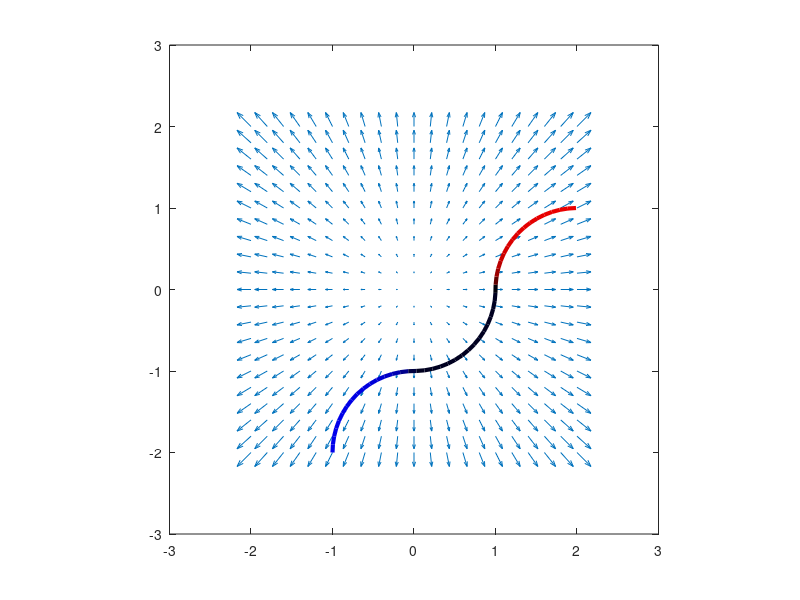

The MATLAB script that drew this image:
clear;
clc;
format;


% Example 1:
% [x, y] = meshgrid(-2.0:0.2:2.0, -2.0:0.2:2.0);
% 
% F_x = zeros(size(x)) + 3;
% F_y = zeros(size(x)) + 4;


% Example 2: 
% [x, y] = meshgrid(-2.0:0.2:2.0, -2.0:0.2:2.0);
% 
% F_x = zeros(size(x)) + 1;
% F_y = x - 1;


% Example 3: 
% [x, y] = meshgrid(-2.0:0.2:2.0, -2.0:0.2:2.0);
% 
% F_x = x;
% F_y = y;


% Example 4:
% [x, y] = meshgrid(-2.0:0.2:2.0, -2.0:0.2:2.0);
% 
% F_x = y;
% F_y = x;


% Example 5:
% [x, y] = meshgrid(-2.0:0.2:2.0, -2.0:0.2:2.0);
% 
% F_x = -y;
% F_y = x;


% Example 6:
% [x, y] = meshgrid(-2.0:0.2:2.0, -2.0:0.2:2.0);
% 
% F_x = x - y;
% F_y = y + x;


% Example 7:
% [x, y] = meshgrid(-2.0:0.2:2.0, -2.0:0.2:2.0);
% 
% F_x = x./sqrt(x.^2 + y.^2);
% F_y = y./sqrt(x.^2 + y.^2);
% 
% 
% 
% quiver(x, y, F_x, F_y)
% 
% daspect([1 1 1])



% Example 8:
% [x, y, z] = meshgrid(-2.0:0.4:2.0, -2.0:0.4:2.0, -2.0:0.4:2.0);
% 
% F_x = -x;
% F_y = -y;
% F_z = z./sqrt(x.^2 + y.^2 + 1);
% 
% quiver3(x, y, z, F_x, F_y, F_z)
% 
% daspect([1 1 1])



% Example 9: 
F_x = @(x, y) x;
F_y = @(x, y) y;

[x, y] = meshgrid(-2.0:0.2:2.0, -2.0:0.2:2.0);

quiver(x, y, F_x(x,y), F_y(x,y))
hold on;

daspect([1 1 1])

t = 0.0:0.1:(1.5*pi);
x_C = size(1,size(t,2));
y_C = size(1,size(t,2));
for i = 1:size(t,2)
    if (t(i) < 0.5*pi)
        x_C(i) = -cos(t(i));
        y_C(i) = -2.0 + sin(t(i));
    elseif (t(i) < pi)
        x_C(i) = -cos(t(i));
        y_C(i) = -sin(t(i));
    else
        x_C(i) = 2.0 + cos(t(i));
        y_C(i) = -sin(t(i));
    end
end

for i = 1:(size(t,2)-1)
    dxC_dt = (x_C(i+1) - x_C(i))/(t(i+1) - t(i)); 
    dyC_dt = (y_C(i+1) - y_C(i))/(t(i+1) - t(i)); 
    T_x = dxC_dt/norm([dxC_dt; dyC_dt]);  
    T_y = dyC_dt/norm([dxC_dt; dyC_dt]);  
    dphi = dot([T_x; T_y], [F_x(x_C(i), y_C(i)); F_y(x_C(i), y_C(i))]);
    if (dphi == 0)
        the_color = [0, 0, 0];
    elseif (dphi > 0)
        the_color = (2/pi)*atan(4*dphi) * [1, 0, 0];
    else
        the_color = (2/pi)*atan(-4*dphi) * [0, 0, 1];
    end
    line([x_C(i), x_C(i+1)], [y_C(i), y_C(i+1)], 'LineWidth', 3, 'Color', the_color);
end





